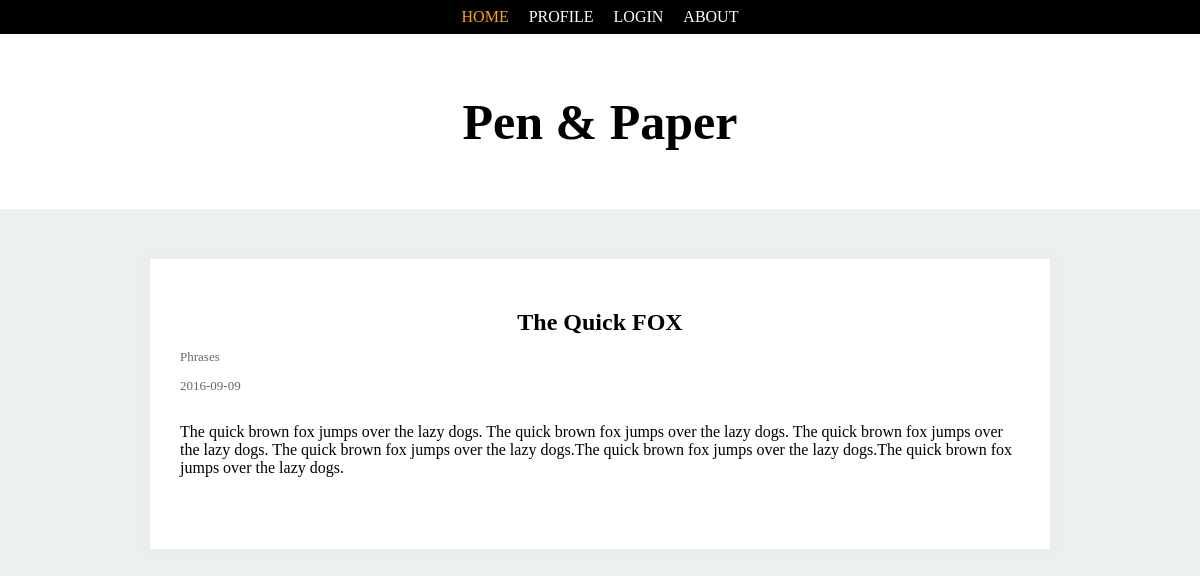
Page /home/postexpand.php?blid=1 on the committed database.
### tables this page shows
CREATE TABLE IF NOT EXISTS `blog_master` (
  `blog_id` int(3) NOT NULL,
  `blogger_id` int(3) NOT NULL,
  `blog_title` varchar(50) NOT NULL,
  `blog_desc` varchar(5000) NOT NULL,
  `blog_category` varchar(50) NOT NULL,
  `blog_is_active` varchar(3) NOT NULL,
  `creation_date` date NOT NULL,
  `updated_date` date DEFAULT NULL
);

### home/postexpand.php (the view, shortened to what this page needs)
<?php
	include "../bucket.php";
?>
<!DOCTYPE html>
	<head>
		<link rel="stylesheet" type="text/css" href="postexpand.css">
	</head>
	<body>
		<nav>
			<ul>
				<li><a class=active href="home.php">HOME</a></li>
				<li><a href="../profile/profile.php">PROFILE</a></li>
				<li><a href="../about/about.php">ABOUT</a></li>
			</ul>
		</nav>
		<header>
			<h1>Pen & Paper</h1>
		</header>
		<article>
			<?php
				$random = new BlogProcess();
				$conn=$random->connectdb();
				$sql="Select * from blog_master where blog_id=".$_GET['blid'];
				$result = $conn->query($sql);
				if($result->num_rows > 0)
					while($row = $result->fetch_assoc()){
						echo "<div id=post>";
						echo 	"<h2>" . $row["blog_title"] . "</h2>";
						echo 	"<div>";
						echo 		"<p id=postdetail>" . $row["blog_category"] . "</p>";
						echo 		"<p id=postdetail>" .$row["creation_date"] . "</p>";
						echo 	"</div>";
						echo 	"<div id=postdesc>";
						echo 		"<p>" . $row["blog_desc"] . "</p>";
						echo 	"</div>";
						echo "</div>";
					}
			?>
		</article>
	</body>
</html>

### home/postexpand.css (style rules this page uses)
body { background-color: #ECF0F1; margin: 0px; font-family: "Franklin Gothic Medium"; }
nav { text-align:center; border-width: 1px; background-color: black; }
.active { color: orange; }
ul { padding-left: 0px; margin: 0px; }
li { display: inline-block; }
a { text-decoration: none; display:block; color:white; padding: 8px; }
header h1 { text-align: center; color: black; font-size: 50px; }
header { padding: 25px; background-color: white; }
h2 { margin-bottom: 4px; text-align: center; }
article { margin: auto; margin-top: 40px; display: flex; flex-direction: column; max-width: 900px; }
#postdetail { display: flex; font-size: 13px; opacity: 0.6; }
#postdesc { display: flex; }
#post { padding: 30px; margin-top: 10px; margin-bottom: 10px; background-color: white; -webkit-box-shadow: 0px 0px 17px 8px rgba(0, 0, 0,0.02); -moz-box-shadow: 0px 0px 17px 8px rgba(0, 0, 0,0.02); box-shadow: 0px 0px 17px 8px rgba(0, 0, 0,0.02); }

### rows in the picture
blog_master: blog_title "The Quick FOX", blog_category "Phrases", creation_date "2016-09-09", blog_desc "The quick brown fox jumps over the lazy dogs. The quick brown fox jumps over the lazy dogs. The quick brown fox jumps over the lazy dogs. The quick brown fox jumps over the lazy dogs.The quick brown fox jumps over the lazy dogs.The quick brown fox jumps over the lazy dogs."
